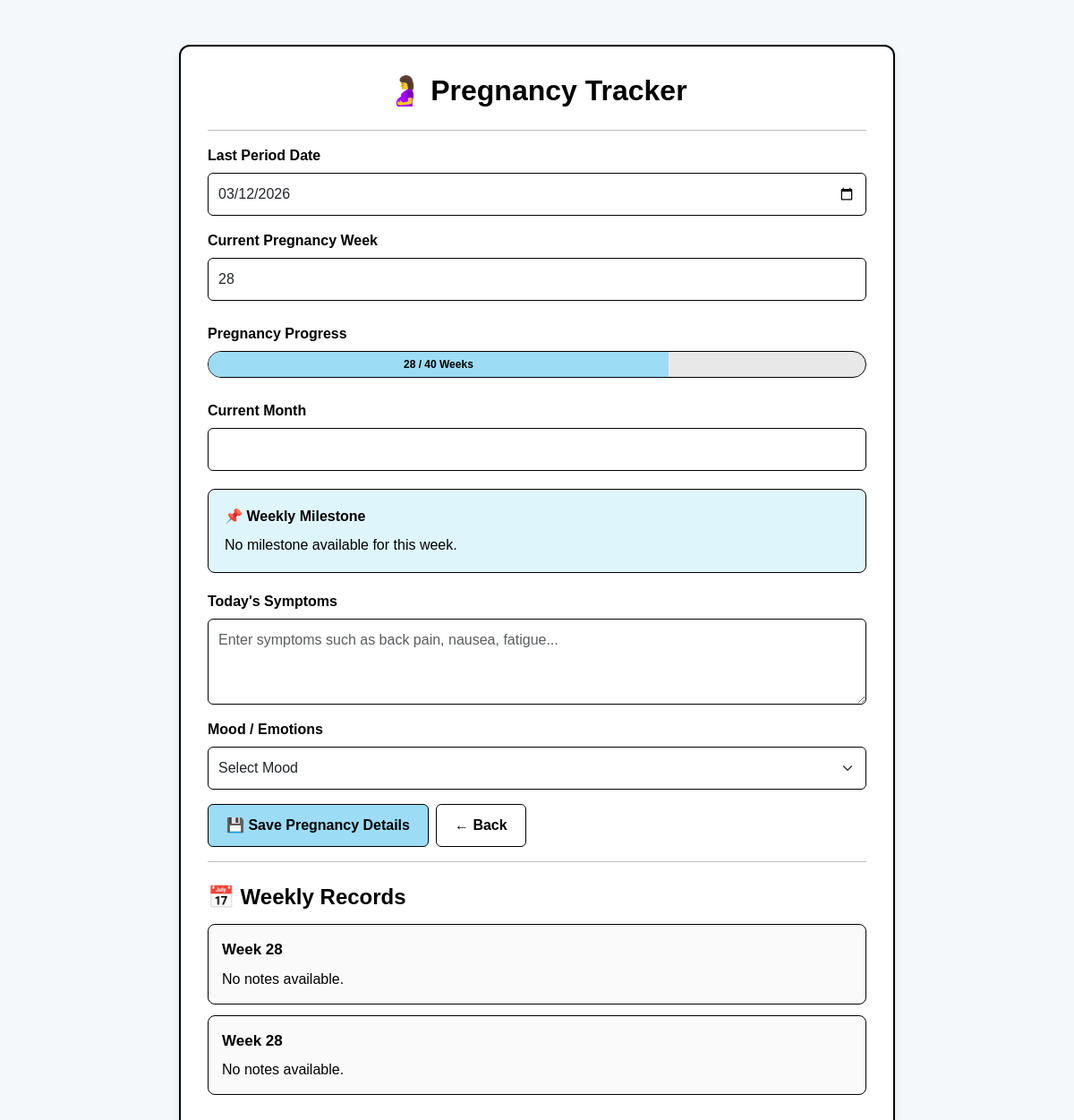
/User/PregnancyTracker/ (signed in), run on the app's committed database.
### User/models.py (models this page shows)
class tbl_PregnancyTracker(models.Model):
    user = models.ForeignKey(tbl_registration, on_delete=models.CASCADE, related_name='pregnancy_records')
    last_period_date = models.DateField()
    expected_delivery_date = models.DateField()
    current_week = models.PositiveIntegerField(default=1)
    weight = models.FloatField(null=True, blank=True)
    symptoms = models.TextField(blank=True)
    notes = models.TextField(blank=True)
    created_at = models.DateTimeField(auto_now_add=True)
    updated_at = models.DateTimeField(auto_now=True)
    class Meta:
        db_table = 'tbl_PregnancyTracker'
        ordering = ['-updated_at']

class tbl_PregnancyWeeklyRecord(models.Model):
    pregnancy = models.ForeignKey(tbl_PregnancyTracker, on_delete=models.CASCADE, related_name='weekly_records')
    week = models.PositiveIntegerField()
    weight = models.FloatField(null=True, blank=True)
    symptoms = models.TextField(blank=True)
    mood = models.CharField(max_length=50, blank=True)
    notes = models.TextField(blank=True)
    recorded_at = models.DateTimeField(auto_now_add=True)
    class Meta:
        db_table = 'tbl_PregnancyWeeklyRecord'
        ordering = ['-week', '-recorded_at']

### User/views.py (the view, shortened to what this page needs)
# urls.py: path('PregnancyTracker/', views.PregnancyTracker, name='PregnancyTracker'),
def PregnancyTracker(request):
    user, response = guard(request)
    if response: return response
    pregnancy=user.pregnancy_records.first()
    milestone = tbl_Milestone.objects.filter(week=pregnancy.current_week).first() if pregnancy else None
    return render(request,'User/PregnancyTracker.html',{
        'user':user,'pregnancy':pregnancy,'milestone':milestone,
        'weekly_records': pregnancy.weekly_records.all() if pregnancy else []
    })

### User/views.py (called while the page is built)
def current_user(request):
    uid = request.session.get('user_id')
    if not uid or request.session.get('role') != 'USER':
        return None
    return tbl_registration.objects.filter(id=uid, is_active=True).first()

def guard(request):
    user = current_user(request)
    if not user:
        return None, redirect('Guest:Login')
    return user, None

### User/Templates/User/PregnancyTracker.html (shortened to what this page needs)
{% load static %}
<!DOCTYPE html>
<html lang="en">
<head>
    <link
        href="https://cdn.jsdelivr.net/npm/bootstrap@5.3.3/dist/css/bootstrap.min.css"
        rel="stylesheet">
</head>
<body>
<div class="tracker-card">
    <h2>🤰 Pregnancy Tracker</h2>
    <hr>
    <form method="POST">
        <div class="mb-3">
            <label>Last Period Date</label>
            <input
                type="date"
                name="last_period_date"
                class="form-control"
                value="{{ pregnancy.last_period_date|date:'Y-m-d' }}"
                required>
        </div>
        <div class="mb-3">
            <label>Current Pregnancy Week</label>
            <input
                type="number"
                name="current_week"
                id="currentWeek"
                class="form-control"
                value="{{ pregnancy.current_week }}"
                min="1"
                max="40"
                required
                oninput="updateProgress()">
        </div>
        <div class="progress-container">
            <label>Pregnancy Progress</label>
            <div class="progress">
                <div
                    class="progress-bar"
                    id="progressBar"
                    role="progressbar">
                </div>
            </div>
        </div>
        <div class="mb-3">
            <label>Current Month</label>
            <input
                type="number"
                name="current_month"
                class="form-control"
                value="{{ pregnancy.current_month }}"
                min="1"
                max="10"
                required>
        </div>
        <div class="milestone-box">
            <strong>
                📌 Weekly Milestone
            </strong>
            {% if pregnancy.current_week %}
                {% for milestone in milestones %}
                    {% if milestone.week == pregnancy.current_week %}
                        <div>
                            <strong>{{ milestone.title }}</strong>
                        </div>
                        <p class="mb-1">
                            {{ milestone.description }}
                        </p>
                        {% if milestone.tips %}
                            <small>
                                <b>Tips:</b> {{ milestone.tips }}
                            </small>
                        {% endif %}
                    {% endif %}
                {% empty %}
                    <p class="mb-0">
                        No milestone available for this week.
                    </p>
                {% endfor %}
            {% else %}
                <p class="mb-0">
                    Enter your current pregnancy week to view the milestone.
                </p>
            {% endif %}
        </div>
        <div class="mb-3">
            <label>Today's Symptoms</label>
            <textarea
                name="symptoms"
                rows="3"
                class="form-control"
                placeholder="Enter symptoms such as back pain, nausea, fatigue...">{{ daily_record.symptoms|default:'' }}</textarea>
        </div>
        <div class="mb-3">
            <label>Mood / Emotions</label>
            <select
                name="mood"
                class="form-select">
                <option value="">
                    Select Mood
                </option>
            </select>
        </div>
        <div class="d-flex gap-2">
            <button
                type="submit"
                class="btn btn-save">
                💾 Save Pregnancy Details
            </button>
            <a
                href="{% url 'User:UserDashboard' %}"
                class="btn-back">
                ← Back
            </a>
        </div>
    </form>
    <hr>
    <h4>
        📅 Weekly Records
    </h4>
    {% for record in weekly_records %}
        <div class="weekly-record">
            <strong>
                Week {{ record.week }}
            </strong>
            {% if record.notes %}
                <p class="mb-0 mt-2">
                    {{ record.notes }}
                </p>
            {% else %}
                <p class="mb-0 mt-2">
                    No notes available.
                </p>
            {% endif %}
        </div>
    {% empty %}
        <div class="empty-record">
            No weekly records available.
        </div>
    {% endfor %}
</div>
</body>
</html>

### User/Templates/User/PregnancyTracker.html (style rules this page uses)
* { box-sizing: border-box; }
body { margin: 0; padding: 30px; background: #f4f8fb; font-family: Arial, sans-serif; color: #000; }
.tracker-card { max-width: 800px; margin: 20px auto; background: white; padding: 30px; border: 2px solid #000; border-radius: 12px; box-shadow: 0 4px 12px rgba(0,0,0,0.08); }
h2 { text-align: center; margin-bottom: 25px; font-weight: bold; }
h4 { margin-top: 25px; margin-bottom: 15px; font-weight: bold; }
label { display: block; margin-bottom: 7px; font-weight: bold; }
.form-control, .form-select { border: 1px solid #000; border-radius: 6px; padding: 11px; }
.progress-container { margin: 25px 0; }
.progress { height: 30px; border: 1px solid #000; border-radius: 15px; background: #e8e8e8; overflow: hidden; }
.progress-bar { background: #9ddcf5; color: #000; font-weight: bold; display: flex; align-items: center; justify-content: center; }
.milestone-box { background: #dff5fc; border: 1px solid #000; border-radius: 8px; padding: 18px; margin: 20px 0; }
.milestone-box strong { display: block; margin-bottom: 8px; }
.btn-save { background: #9ddcf5; color: #000; border: 1px solid #000; font-weight: bold; padding: 11px 20px; border-radius: 6px; }
.btn-back { background: white; color: #000; border: 1px solid #000; font-weight: bold; padding: 11px 20px; border-radius: 6px; text-decoration: none; display: inline-block; }
.weekly-record { border: 1px solid #000; border-radius: 8px; padding: 15px; margin-bottom: 12px; background: #fafafa; }
.weekly-record strong { font-size: 17px; }

### data on the page
tbl_PregnancyTracker: last_period_date "03/12/2026", current_week "28"
tbl_PregnancyWeeklyRecord: week "28", notes "No notes available."
tbl_PregnancyWeeklyRecord: week "28", notes "No notes available."
